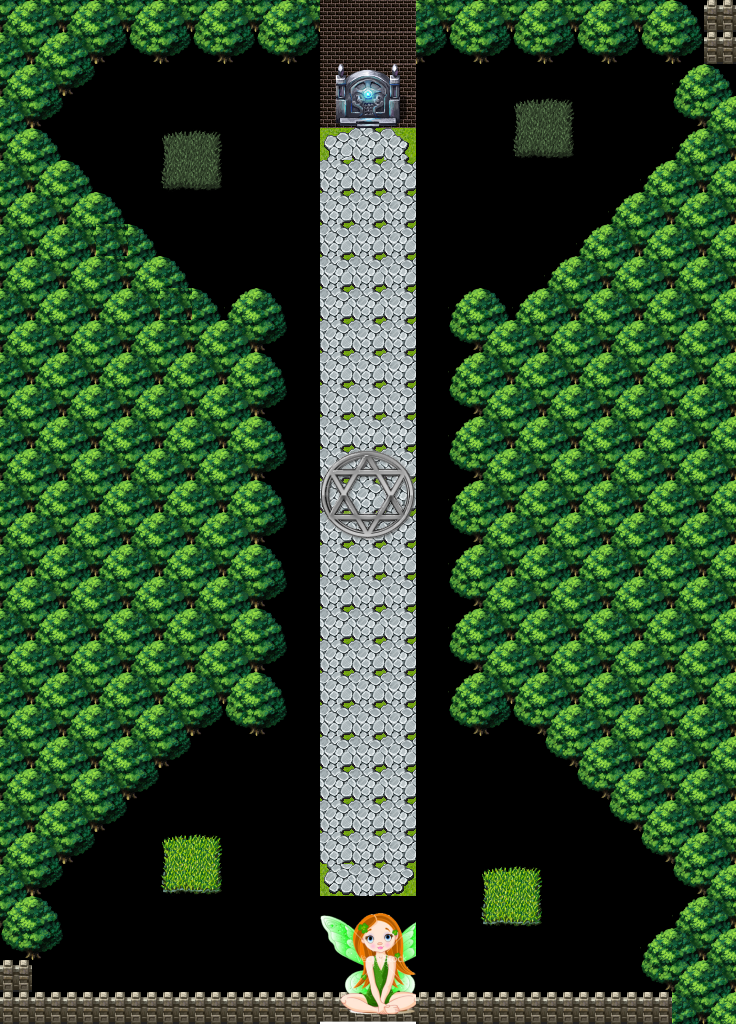

This game map was drawn from its Tiled (.tmx) file and the tilesets committed beside it. A one-line description and the trimmed map source follow:
An orthogonal 23x32 tile map with 32x32 px tiles, 4 tile layers (path, Tilelaag 3, Tilelaag 1, Tilelaag 2), 6 tilesets and 8 objects.

<map version="1.0" orientation="orthogonal" renderorder="right-down" width="23" height="32" tilewidth="32" tileheight="32" nextobjectid="10">
 <tileset firstgid="1" name="fairy" tilewidth="32" tileheight="32" tilecount="56">
  <image source="textures/fairy.png" width="122" height="128" />
 </tileset>
 <tileset firstgid="57" name="muur" tilewidth="32" tileheight="32" tilecount="240">
  <image source="textures/tiles/tilea4 (1).png" width="512" height="480" />
 </tileset>
 <tileset firstgid="297" name="gates" tilewidth="32" tileheight="32" tilecount="72">
  <image source="textures/tiles/gates.png" width="288" height="256" />
 </tileset>
 <tileset firstgid="369" name="dark" tilewidth="32" tileheight="32" tilecount="192">
  <image source="textures/tiles/tilea1.png" width="512" height="384" />
 </tileset>
 <tileset firstgid="561" name="light" tilewidth="32" tileheight="32" tilecount="192">
  <image source="textures/tiles/tilea1 (1).png" width="512" height="384" />
 </tileset>
 <tileset firstgid="753" name="tiles01" tilewidth="32" tileheight="32" tilecount="256">
  <image source="tiles01.png" width="512" height="512" />
 </tileset>
 <layer name="path" width="23" height="32">
  <data>[736 cells, 102 non-empty, 17 distinct tile ids]</data>
 </layer>
 <layer name="Tilelaag 3" width="23" height="32">
  <data>[736 cells, 311 non-empty, 18 distinct tile ids]</data>
 </layer>
 <layer name="Tilelaag 1" width="23" height="32">
  <data>[736 cells, 0 non-empty, 0 distinct tile ids]</data>
 </layer>
 <layer name="Tilelaag 2" width="23" height="32">
  <data>[736 cells, 139 non-empty, 28 distinct tile ids]</data>
 </layer>
 <objectgroup name="Objectlaag 1">
  <object id="1" x="161" y="835" width="60" height="58" />
  <object id="2" x="484" y="864" width="56" height="64" />
  <object id="3" x="323" y="901" width="95" height="120" />
  <object id="4" x="320" y="6" width="96" height="119" />
  <object id="5" x="513" y="97" width="60" height="60" />
  <object id="6" x="160" y="126" width="66" height="65" />
  <object id="7" x="414" y="59">
   <polyline points="0,0 254,4 259,99 94,230 36,231 31,683 102,679 257,834 216,896 224,926 8,931 4,961 321,964 318,-58 4,-55 0,-3" />
  </object>
  <object id="8" x="317" y="65">
   <polyline points="0,0 -220,-4 -272,68 -98,220 -30,220 -31,664 -124,673 -257,826 -252,885 -283,897 -284,923 4,927 4,956 -320,954 -315,-65 -2,-64 3,-5" />
  </object>
 </objectgroup>
</map>
